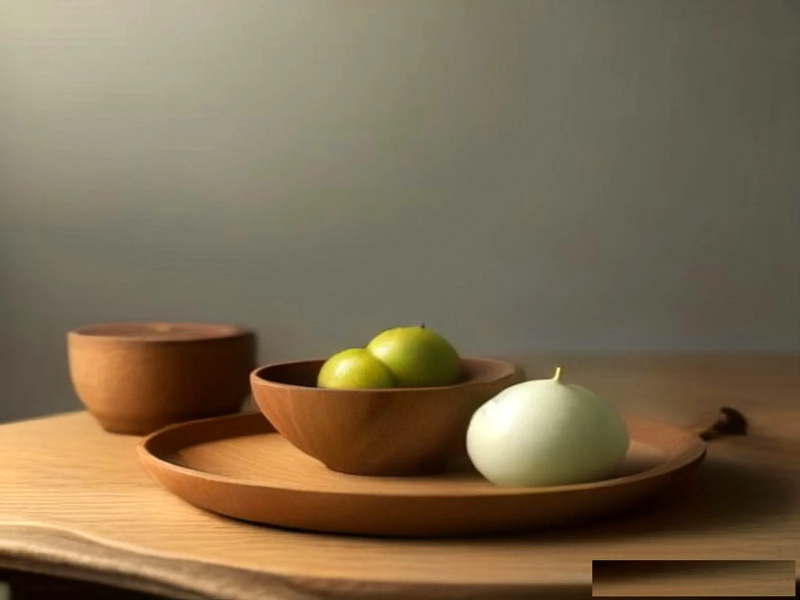
#> input picture scratch/amla_main_test.webp, 1600 x 1200 px, given in place of white_onion_powder_hero_1792312122008.jpg, which was not available (shown at 1/2 size)
$ python convert_powders.py
#> lines starting #> are read from the running program, lines starting #| are printed output that depends on the picture; pictures that were not available may be replaced by others from this repository, and a replacement may not be noted
import os
import shutil
from PIL import Image

brain_dir = r"C:\Users\ASUS\.gemini\antigravity-ide\brain\a64ef508-192c-40b3-b71a-401b0ebbc774"
public_prod_dir = r"c:\Users\ASUS\Desktop\3d animated website\Aurelian inport exptort\pixel-perfect-replica\public\products"
public_img_prod_dir = r"c:\Users\ASUS\Desktop\3d animated website\Aurelian inport exptort\pixel-perfect-replica\public\images\products"
backup_dir = os.path.join(public_prod_dir, "backup-original")

os.makedirs(public_img_prod_dir, exist_ok=True)
os.makedirs(backup_dir, exist_ok=True)

powders_map = {
    "white-onion-powder": {
        "hero": "white_onion_powder_hero_1792312122008.jpg",
        "ing": "white_onion_inset_1792312150395.jpg"
    },
    "pink-red-onion-powder": {
        "hero": "pink_onion_powder_hero_1792312181604.jpg",
        "ing": "pink_onion_inset_1792312208999.jpg"
    }
}

for slug, files in powders_map.items():
    # Process hero (4:3)
    hero_src = os.path.join(brain_dir, files["hero"])
    hero_dest = os.path.join(public_prod_dir, f"{slug}.webp")
    if os.path.exists(hero_dest):
        b_dest = os.path.join(backup_dir, f"{slug}.webp")
        if not os.path.exists(b_dest):
            shutil.copy2(hero_dest, b_dest)
            print(f"Backed up {slug}.webp")

    with Image.open(hero_src) as img:
#> img is the input picture: PIL image 1600x1200 RGB; mean R, G, B 124.7, 107.7, 81.4
        img_rgb = img.convert("RGB")
        w, h = img_rgb.size
#> w = 1600; h = 1200
        target_ratio = 4.0 / 3.0
        current_ratio = w / h
#> current_ratio = 1.33
        if abs(current_ratio - target_ratio) > 0.01:
            if current_ratio > target_ratio:
                new_w = int(h * target_ratio)
                left = (w - new_w) // 2
                img_rgb = img_rgb.crop((left, 0, left + new_w, h))
            else:
                new_h = int(w / target_ratio)
                top = (h - new_h) // 2
                img_rgb = img_rgb.crop((0, top, w, top + new_h))

        img_1600 = img_rgb.resize((1600, 1200), Image.Resampling.LANCZOS)
        img_1600.save(hero_dest, "WEBP", quality=84, method=6)
        img_1600.save(os.path.join(public_img_prod_dir, f"{slug}.webp"), "WEBP", quality=84, method=6)

        img_800 = img_rgb.resize((800, 600), Image.Resampling.LANCZOS)
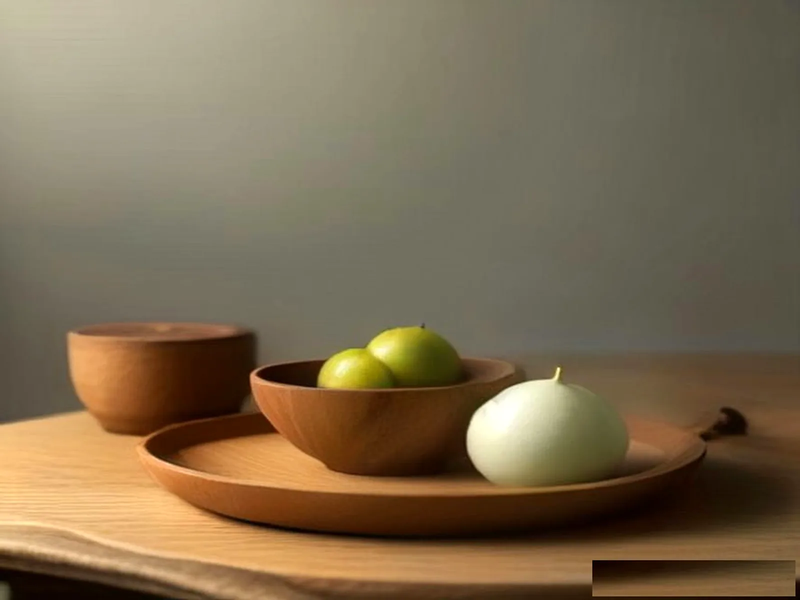
#> img_800: PIL image 800x600 RGB; mean R, G, B 124.7, 107.7, 81.4
        img_800.save(os.path.join(public_prod_dir, f"{slug}-800.webp"), "WEBP", quality=84, method=6)
        img_800.save(os.path.join(public_img_prod_dir, f"{slug}-800.webp"), "WEBP", quality=84, method=6)
        print(f"Saved {slug}.webp hero ({os.path.getsize(hero_dest)/1024:.1f} KB)")

    # Process ingredient inset (square 1:1, saved as 1600x1200 canvas or 1200x1200)
    ing_src = os.path.join(brain_dir, files["ing"])
    ing_dest = os.path.join(public_prod_dir, f"{slug}-ingredient.webp")
    if os.path.exists(ing_dest):
        b_dest = os.path.join(backup_dir, f"{slug}-ingredient.webp")
        if not os.path.exists(b_dest):
            shutil.copy2(ing_dest, b_dest)
            print(f"Backed up {slug}-ingredient.webp")

    with Image.open(ing_src) as img:
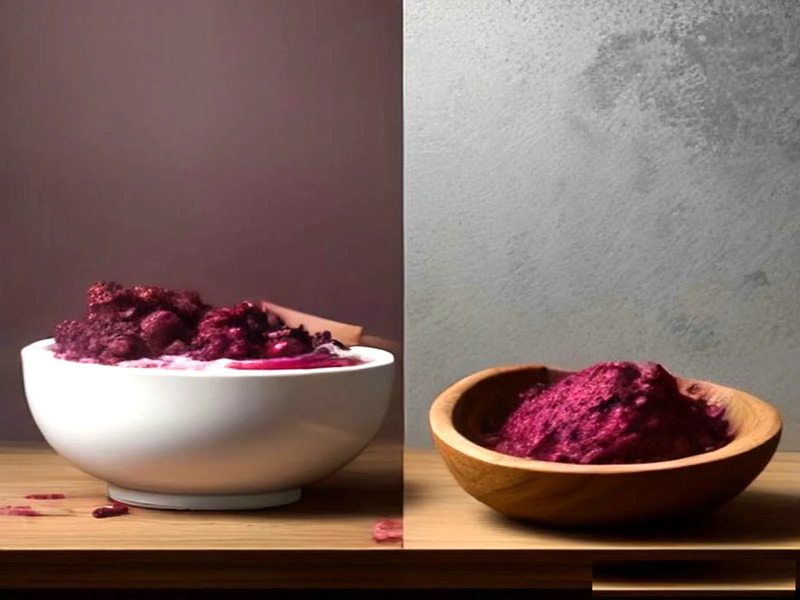
#> input picture scratch/beetroot_main_test.webp, 1600 x 1200 px, given in place of white_onion_inset_1792312150395.jpg, which was not available (shown at 1/2 size)
#> img is the input picture: PIL image 1600x1200 RGB; mean R, G, B 126.3, 102.9, 97.5
        img_rgb = img.convert("RGB")
        w, h = img_rgb.size
        side = min(w, h)
#> side = 1200
        left = (w - side) // 2
#> left = 200
        top = (h - side) // 2
#> top = 0
        img_sq = img_rgb.crop((left, top, left + side, top + side))
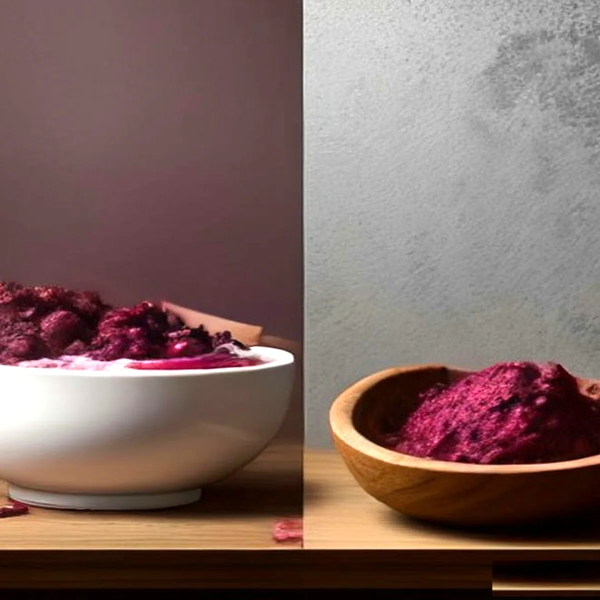
#> img_sq: PIL image 1200x1200 RGB (shown at 1/2 size); mean R, G, B 127.4, 103.1, 98.3
#> (the run stopped early here; a loop or call above may not have finished)
